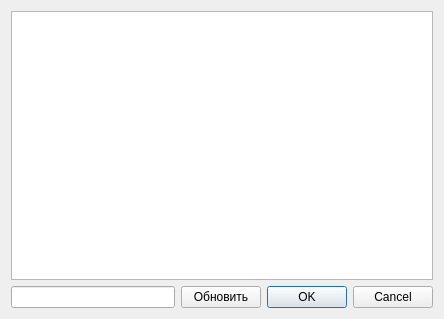
<?xml version="1.0" encoding="UTF-8"?>
<ui version="4.0">
 <class>procdialog</class>
 <widget class="QDialog" name="procdialog">
  <property name="geometry">
   <rect>
    <x>0</x>
    <y>0</y>
    <width>444</width>
    <height>319</height>
   </rect>
  </property>
  <property name="sizePolicy">
   <sizepolicy hsizetype="Fixed" vsizetype="Fixed">
    <horstretch>0</horstretch>
    <verstretch>0</verstretch>
   </sizepolicy>
  </property>
  <property name="windowTitle">
   <string>Выберите процесс</string>
  </property>
  <layout class="QVBoxLayout" name="verticalLayout">
   <item>
    <widget class="QListWidget" name="processList">
     <property name="selectionBehavior">
      <enum>QAbstractItemView::SelectItems</enum>
     </property>
    </widget>
   </item>
   <item>
    <layout class="QHBoxLayout" name="horizontalLayout">
     <item>
      <widget class="QLineEdit" name="lineEdit"/>
     </item>
     <item>
      <widget class="QPushButton" name="refreshButton">
       <property name="text">
        <string>Обновить</string>
       </property>
      </widget>
     </item>
     <item>
      <widget class="QDialogButtonBox" name="buttonBox">
       <property name="orientation">
        <enum>Qt::Horizontal</enum>
       </property>
       <property name="standardButtons">
        <set>QDialogButtonBox::Cancel|QDialogButtonBox::Ok</set>
       </property>
      </widget>
     </item>
    </layout>
   </item>
  </layout>
 </widget>
 <resources/>
 <connections>
  <connection>
   <sender>buttonBox</sender>
   <signal>rejected()</signal>
   <receiver>procdialog</receiver>
   <slot>reject()</slot>
   <hints>
    <hint type="sourcelabel">
     <x>316</x>
     <y>260</y>
    </hint>
    <hint type="destinationlabel">
     <x>286</x>
     <y>274</y>
    </hint>
   </hints>
  </connection>
  <connection>
   <sender>buttonBox</sender>
   <signal>accepted()</signal>
   <receiver>procdialog</receiver>
   <slot>accept()</slot>
   <hints>
    <hint type="sourcelabel">
     <x>309</x>
     <y>280</y>
    </hint>
    <hint type="destinationlabel">
     <x>199</x>
     <y>149</y>
    </hint>
   </hints>
  </connection>
 </connections>
</ui>
